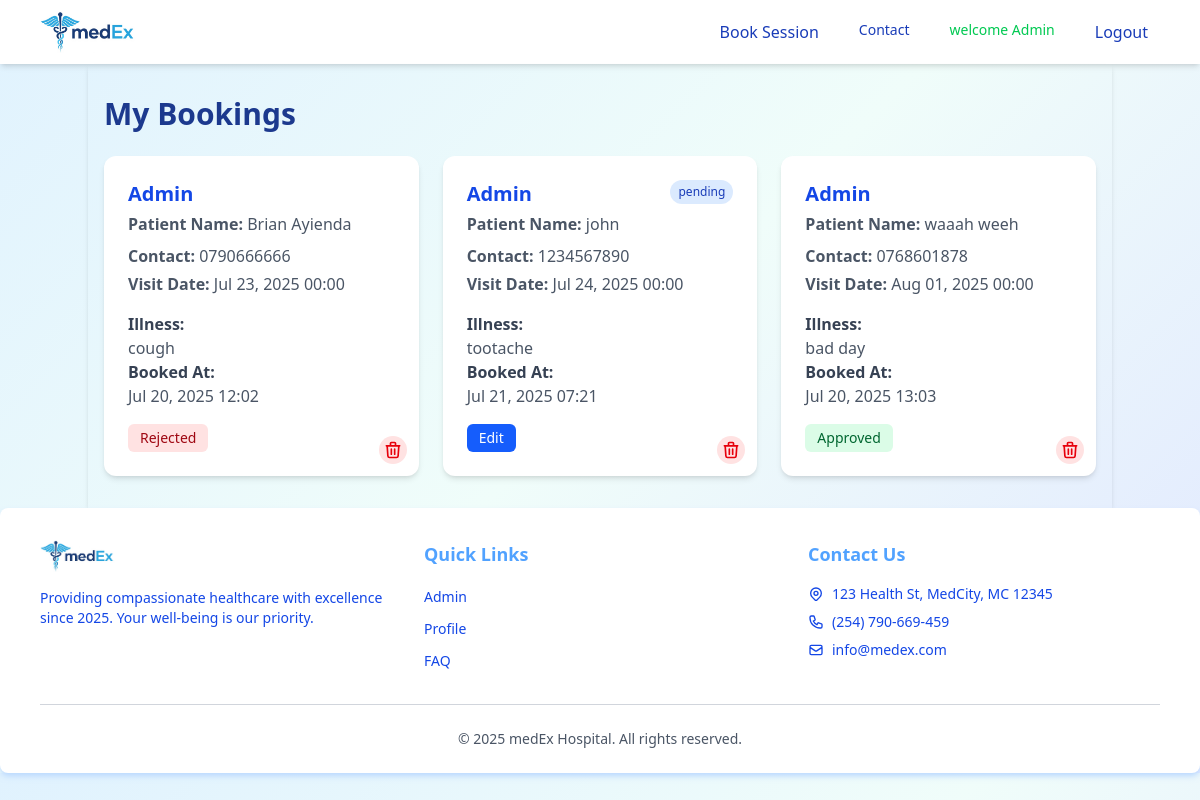
Page /my-bookings/ (signed in) on the earlier database version.
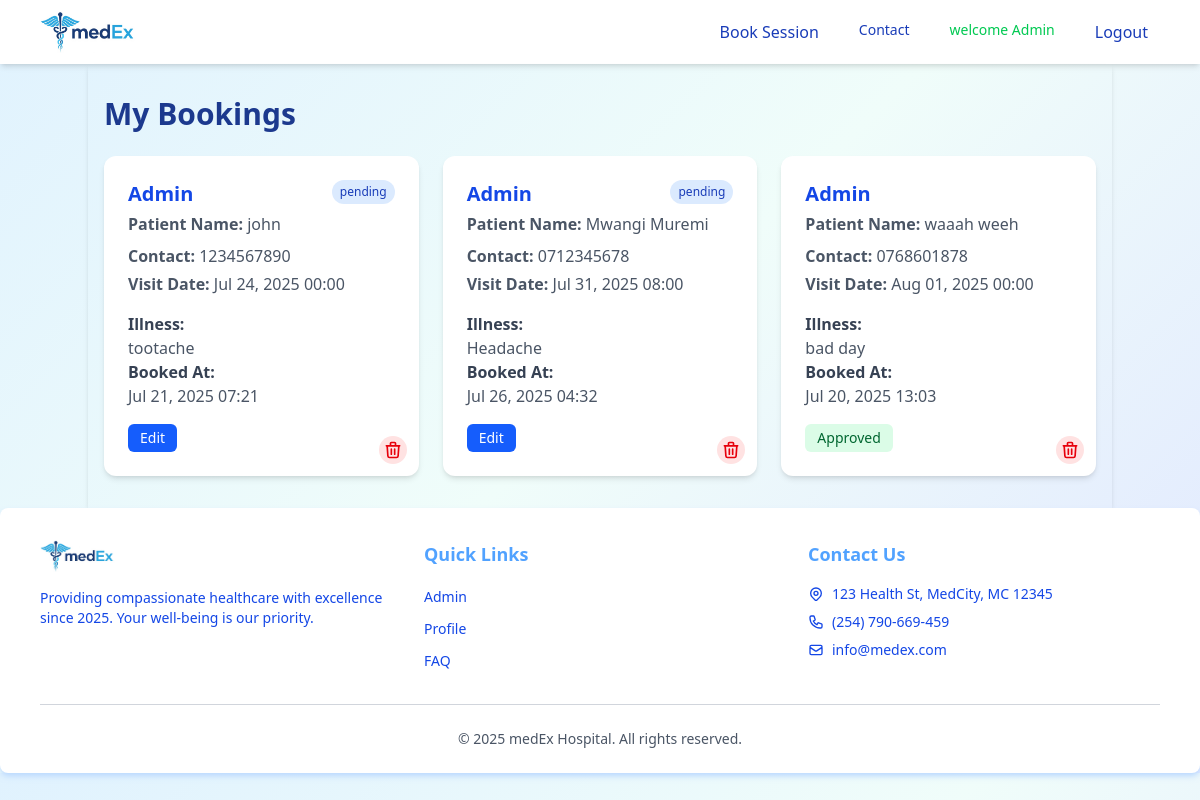
Same page on the later database version.
### medEx_app/models.py (models this page shows, shortened)
class PatientBooking(models.Model):
    name = models.CharField(max_length=100)
    contact = models.CharField(max_length=20)
    illness_details = models.TextField()
    visit_date = models.DateTimeField()
    created_at = models.DateTimeField(auto_now_add=True)
    user = models.ForeignKey(User, on_delete=models.CASCADE, null=True, blank=True)
    status = models.CharField(
        max_length=20,
        choices=[
            ('pending', 'Pending'),
            ('approved', 'Approved'),
            ('rejected', 'Rejected'),
            ('expired', 'Expired')
        ],
        default='pending'
    )
    class Meta:
        ordering = ['visit_date']

### medEx_app/views.py (the view, shortened to what this page needs)
# urls.py: path('my-bookings/', views.my_bookings, name='my-bookings'),
@login_required
def my_bookings(request):
    bookings = PatientBooking.objects.filter(user=request.user)
    return render(request, 'medEx_app/my-bookings.html', {'bookings': bookings})

### medEx_app/templates/medEx_app/my-bookings.html (shortened to what this page needs)
{% load static tailwind_tags custom_tags %}
<!DOCTYPE html>
<html lang="en">
<head>
    {% tailwind_css %}
    <link rel="stylesheet" href="{% static 'adminpanel/css/animate.min.css' %}" />
</head>
{% block content %}
    {% include 'medEx_app/navbar.html' %}
{% endblock %}
<body class="font-sans neno-gradient">
    <div class="container shadow-md mx-auto px-4 py-8">
        <h1 class="text-3xl font-bold text-blue-900 mb-6">My Bookings</h1>
        <div class="grid grid-cols-1 md:grid-cols-2 lg:grid-cols-3 gap-6">
            {% for booking in bookings %}
                <div class="bg-white rounded-xl shadow-md overflow-hidden hover:shadow-lg transition-shadow relative" data-booking-id="{{ booking.id }}">
                    <button class="delete-btn absolute bottom-3 right-3 bg-red-100 text-red-600 p-1 rounded-full hover:bg-red-200"
                            data-booking-id="{{ booking.id }}">
                        <svg xmlns="http://www.w3.org/2000/svg" class="h-5 w-5" fill="none" viewBox="0 0 24 24" stroke="currentColor">
                            <path stroke-linecap="round" stroke-linejoin="round" stroke-width="2" d="M19 7l-.867 12.142A2 2 0 0116.138 21H7.862a2 2 0 01-1.995-1.858L5 7m5 4v6m4-6v6m1-10V4a1 1 0 00-1-1h-4a1 1 0 00-1 1v3M4 7h16" />
                        </svg>
                    </button>
                    <div class="p-6">
                        <div class="flex justify-between items-start">
                            <h3 class="text-xl font-bold text-blue-700">{{ booking.user.username|default:booking.name }}</h3>
                            <span class="bg-blue-100 text-blue-800 text-xs px-2 py-1 rounded-full {% if booking.status != 'pending' %}hidden{% endif %}">
                                {{ booking.status|default:'Pending' }}
                            </span>
                        </div>
                        <p class="mt-1 text-gray-600"><strong>Patient Name:</strong> <span class="booking-name">{{ booking.name }}</span></p>
                        <p class="mt-2 text-gray-600"><strong>Contact:</strong> <span class="booking-contact">{{ booking.contact }}</span></p>
                        <p class="mt-1 text-gray-600"><strong>Visit Date:</strong> <span class="booking-date">{{ booking.visit_date|date:"M d, Y H:i" }}</span></p>
                        <div class="mt-4">
                            <p class="text-gray-700"><strong>Illness:</strong></p>
                            <p class="text-gray-600 booking-illness">{{ booking.illness_details }}</p>
                            <p class="text-gray-700"><strong>Booked At:</strong></p>
                            <p class="text-gray-600">{{ booking.created_at|date:"M d, Y H:i" }}</p>
                        </div>
                        <div class="mt-4 flex space-x-2">
                            {% if booking.status == 'approved' %}
                                <span class="bg-green-100 text-green-800 px-3 py-1 rounded-md text-sm">Approved</span>
                            {% elif booking.status == 'rejected' %}
                                <span class="bg-red-100 text-red-800 px-3 py-1 rounded-md text-sm">Rejected</span>
                            {% endif %}
                            {% if booking.status == 'pending' %}
                                <button class="edit-btn bg-blue-600 text-white px-3 py-1 rounded-md text-sm hover:bg-blue-700" data-booking-id="{{ booking.id }}">Edit</button>
                            {% endif %}
                        </div>
                    </div>
                </div>
            {% empty %}
                <p class="text-gray-600">No bookings available.</p>
            {% endfor %}
        </div>
    </div>
    <section id='footer'>
        {% block footer %}
            {% include 'medEx_app/footer.html' %}
        {% endblock %}
    </section>
</body>
</html>

Differences in the rows shown:
removed PatientBooking: user.username "Admin", name "Brian Ayienda", contact "0790666666", visit_date "Jul 23, 2025 00:00", illness_details "cough", created_at "Jul 20, 2025 12:02", status "Rejected"
added PatientBooking: user.username "Admin", status "pending", name "Mwangi Muremi", contact "0712345678", visit_date "Jul 31, 2025 08:00", illness_details "Headache", created_at "Jul 26, 2025 04:32"
